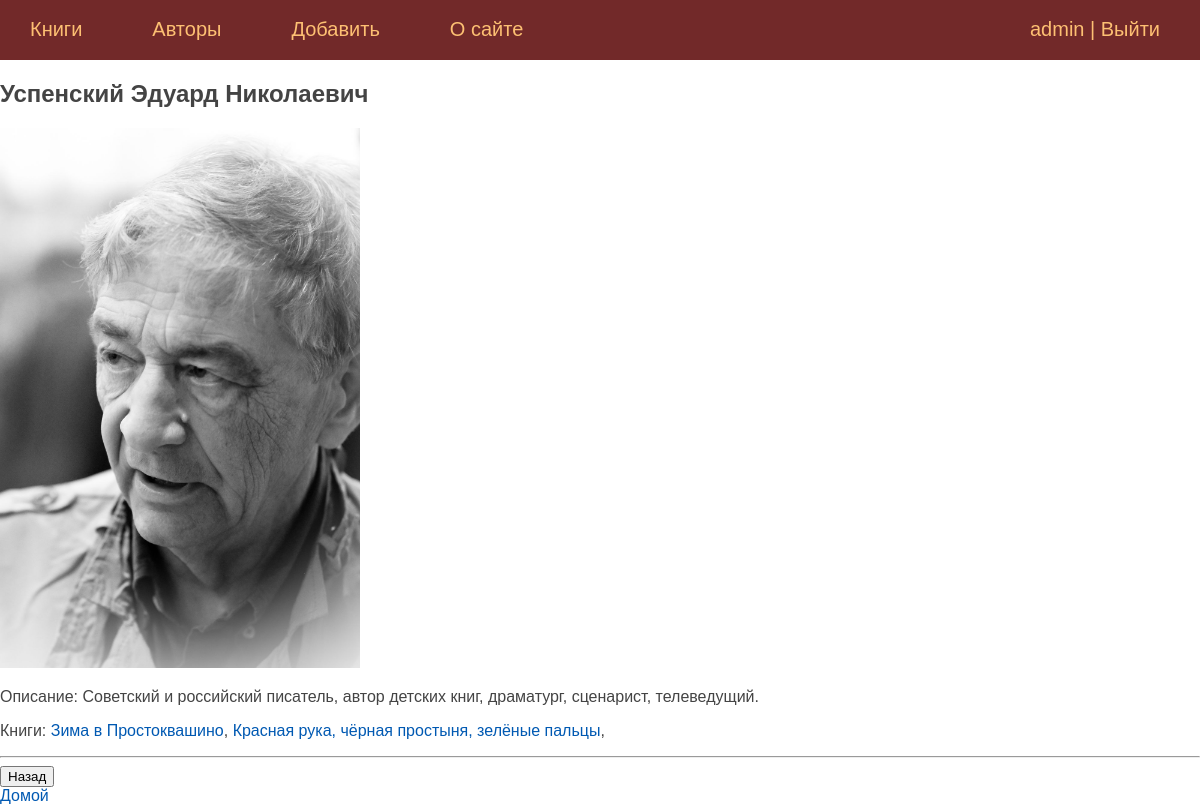
The app's page /author/uspenskiy_eduart/ (signed in) with its own data.
### library/models.py (models this page shows, shortened)
class Author(models.Model):
    name = models.TextField(verbose_name="Имя")
    about_author = models.TextField(verbose_name="Об авторе")
    slug = models.SlugField(unique=True, verbose_name="Слаг")
    photo = models.ImageField(
        upload_to="authors/%Y/%m/",
        blank=True,
        null=True,
        verbose_name="Фото",
        default='authors/2023/03/no_avatar.jpg'
    )
    time_create = models.DateTimeField(auto_now_add=True)

class Book(models.Model):
    author = models.ManyToManyField("Author", related_name="books", verbose_name="Авторы")
    name = models.TextField(verbose_name="Название")
    about_book = models.TextField(verbose_name="Описание")
    slug = models.SlugField(unique=True, verbose_name="Слаг")
    photo = models.ImageField(
        upload_to="books/%Y/%m/",
        blank=True,
        null=True,
        verbose_name="Обложка",
        default='books/2023/03/default_book.jpg'
    )
    link_to_shop = models.TextField(verbose_name="ссылка в магазин", blank=True, null=True)
    time_create = models.DateTimeField(auto_now_add=True)
    def get_absolute_url(self):
        return reverse("book", kwargs={"book_slug": self.slug})

### library/views.py (the view)
# urls.py: path('author/<slug:author_slug>/', views.AuthorDetail.as_view(), name='author'),
class AuthorDetail(generic.DetailView):
    model = Author
    template_name = "library/author_detail.html"
    slug_url_kwarg = "author_slug"
    context_object_name = "author"
    def get_context_data(self, *, object_list=None, **kwargs) -> HttpResponse:
        ctx = super().get_context_data()
        ctx["title"] = self.object.name
        ctx["menu"] = menu
        return ctx

### library/templates/library/author_detail.html
{% extends 'library/base.html' %}
{% block content %}
<h2>{{author.name}}</h2>
{% if author.photo %}
<p><img class="" src="{{author.photo.url}}" width="30%"></p>
{% endif %}
<p> Описание: {{ author.about_author }}</p>
<p>Книги:
    {% for book in author.books.all %}
    <a href="{{ book.get_absolute_url }}">{{ book.name }}</a>,
    {% endfor %}
</p>
<hr>
<input type="button" onclick="history.back();" value="Назад"/>
<br>
<a href="{% url 'home' %}">Домой</a>
{% endblock %}

### library/templates/library/base.html (shortened to what this page needs)
{% load static %}
<!DOCTYPE html>
<html lang="en">
<head>
	<link type="text/css" href="{% static 'library/css/styles.css' %}" rel="stylesheet" />
</head>
<body>
{% block mainmenu %}
		<div class="header">
			<ul id="mainmenu" class="mainmenu">
{% for m in menu %}
			<li><a href="{%url m.url_name%}">{{m.title}}</a></li>
{% endfor %}
				{% if request.user.is_authenticated %}
				<li class="last"> {{user.username}} | <a href="{%url 'logout' %}">Выйти</a></li>
				{% else %}
				<li class="last"></li>
				<li class="last"><a href="{% url 'register' %}">Регистрация</a> | <a href="{% url 'login' %}">Войти</a></li>
				{% endif %}
			</ul>
		</div>
{% endblock mainmenu %}
{% block content %}
{% endblock %}
</body>
</html>

### library/static/library/css/styles.css (style rules this page uses)
html, body { font-family: 'Arial'; margin: 0; padding: 0; height: 100%; width: 100%; color: #444; }
a { color: #0059b2; text-decoration: none; }
img { max-width: 600px; height: auto; }
.header { background: #722929; height: 60px; }
ul.mainmenu { list-style: none; margin: 0; padding: 0; height: 60px; color: #fdc073; font-size: 20px; overflow: hidden; }
ul.mainmenu li { float: left; margin: 18px 40px 0 30px; }
ul.mainmenu li.last { float: right; }
ul.mainmenu li a { color: #fdc073; text-decoration: none; }

### records on screen
Author: name "Успенский Эдуард Николаевич", photo (picture), about_author "Советский и российский писатель, автор детских книг, драматург, сценарист, телеведущий."
Book: name "Зима в Простоквашино"
Book: name "Красная рука, чёрная простыня, зелёные пальцы"

### other values on screen
{{ m.title }} "Книги" "Авторы" "Добавить" "О сайте"
{{ user.username }} "admin"
